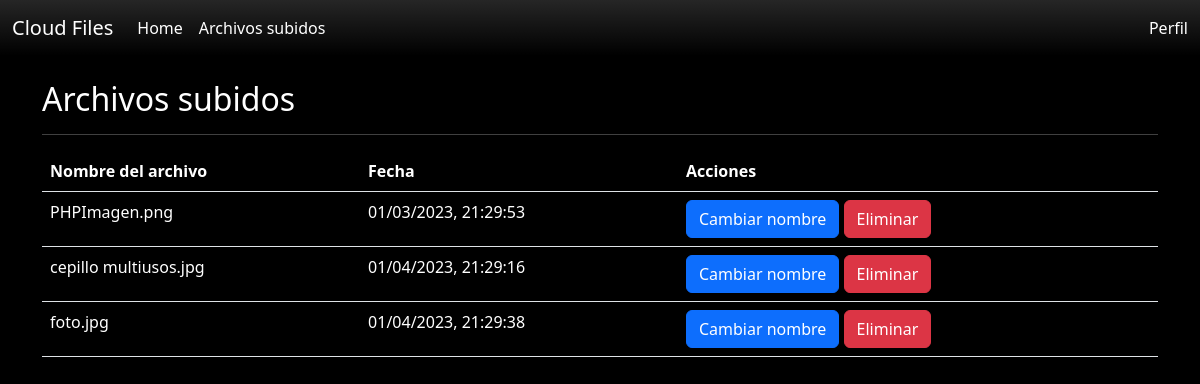
The app's page /archivos (signed in), older data.
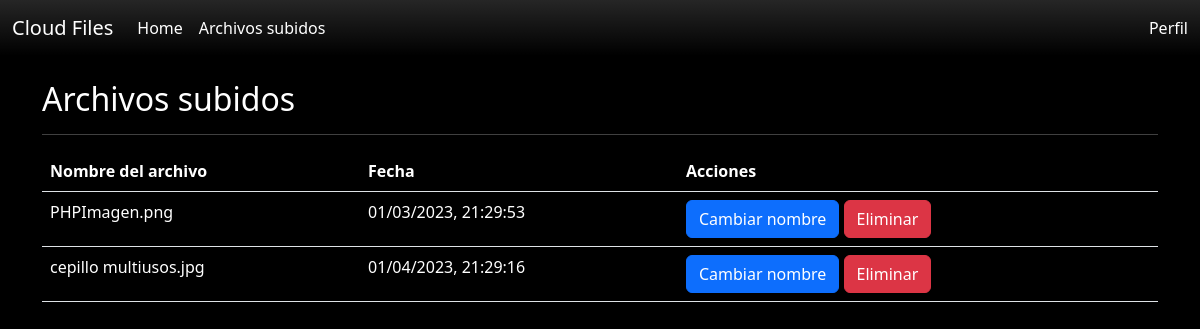
The same page, newer data.
### app.py (models this page shows)
class Files(db.Model):
    id = db.Column(db.Integer, primary_key=True)
    filename = db.Column(db.String(255))
    owner_id = db.Column(db.Integer, db.ForeignKey('user.id', ondelete='CASCADE'))
    fecha = db.Column(db.String(50))

### app.py (the view)
@app.route('/archivos')
def archivos_uploaded():
    files = db.session.query(Files).filter(Files.owner_id == session['id'])
    return render_template('archivos subidos.html', files=files)

### templates/archivos subidos.html
{% extends 'layout.html' %}
{% block content %}
    <h2 class="text-white">Archivos subidos</h2>
    <hr class="text-white">
    <table class="table text-white">
        <thead>
            <tr>
                <th>Nombre del archivo</th>
                <th>Fecha</th>
                <th>Acciones</th>
            </tr>
        </thead>
        <tbody>
            {% for file in files %}
            <tr>
                <td>{{ file.filename }}</td>
                <td>{{ file.fecha }}</td>
                <td>
                    <a href="{{ url_for('rename_view', id=file.id) }}" class="btn btn-primary">Cambiar nombre</a>
                    <a href="{{ url_for('delete', id=file.id) }}" class="btn btn-danger">Eliminar</a>
                </td>
            </tr>
            {% endfor %}
        </tbody>
    </table>
{% endblock %}

### templates/layout.html (shortened to what this page needs)
<!DOCTYPE html>
<html lang="en">
<head>
    <link rel="stylesheet" href="https://cdn.jsdelivr.net/npm/bootstrap@5.2.3/dist/css/bootstrap.min.css">
    <link rel="stylesheet" href="https://cdn.jsdelivr.net/npm/bootstrap-icons@1.10.3/font/bootstrap-icons.css">
    <link rel="stylesheet" href="https://unpkg.com/dropzone@5/dist/min/dropzone.min.css" type="text/css" />
    <link rel="stylesheet" href="{{ url_for('static', filename='main.css') }}">
</head>
<body class="bg-black">
    <nav class="navbar navbar-expand-lg bg-black bg-gradient">
        <div class="container-fluid">
            <a class="navbar-brand text-white" href="{{ url_for('main') }}">Cloud Files</a>
            <div class="collapse navbar-collapse" id="navbarText">
                <ul class="navbar-nav me-auto mb-2 mb-lg-0">
                    <li class="nav-item">
                        <a class="nav-link active text-white" aria-current="page" href="{{ url_for('home') }}">Home</a>
                    </li>
                    <li class="nav-item">
                        <a class="nav-link text-white" href="{{ url_for('archivos_uploaded') }}">Archivos subidos</a>
                    </li>
                </ul>
                <span class="navbar">
                    <a class="nav-link text-white" href="{{ url_for('perfil') }}">Perfil</a>
                </span>
            </div>
        </div>
</nav>
    <div class="container">
        <div class="row">
            <div class="mt-4">
                {% block content %}
                {% endblock %}
            </div>
        </div>
    </div>
</body>
</html>

Row changes from the older to the newer data that the page shows:
removed Files: filename "foto.jpg", fecha "01/04/2023, 21:29:38"
